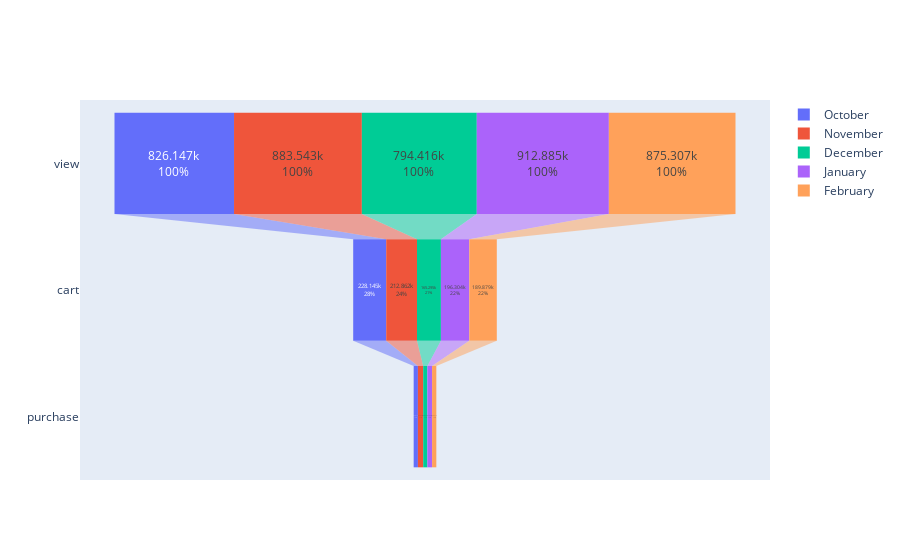

This figure's notebook cell:
### Markdown cell above
Посмотройте воронку продаж в разрезе каждого месяца.

### Code cell
from plotly import graph_objects as go

fig = go.Figure()

funnel_dict = count_events_session(events_data)
for key, value in funnel_dict.items():

    fig.add_trace(go.Funnel(
        name = key,
        x=value,
        y=["view", "cart", "purchase"],
        textposition="inside",
        textinfo="value+percent previous"
        ))

fig.show()

### Figure 1 — Plotly figure (JSON) as saved in the notebook; plotly's stock layout.template omitted (floating-point values rounded to 4 significant figures)
{"data": [{"name": "October", "textinfo": "value+percent previous", "textposition": "inside", "type": "funnel", "x": [826147, 228145, 29326], "y": ["view", "cart", "purchase"]}, {"name": "November", "textinfo": "value+percent previous", "textposition": "inside", "type": "funnel", "x": [883543, 212862, 36568], "y": ["view", "cart", "purchase"]}, {"name": "December", "textinfo": "value+percent previous", "textposition": "inside", "type": "funnel", "x": [794416, 165295, 28894], "y": ["view", "cart", "purchase"]}, {"name": "January", "textinfo": "value+percent previous", "textposition": "inside", "type": "funnel", "x": [912885, 196304, 32385], "y": ["view", "cart", "purchase"]}, {"name": "February", "textinfo": "value+percent previous", "textposition": "inside", "type": "funnel", "x": [875307, 189879, 29401], "y": ["view", "cart", "purchase"]}], "layout": {}}
